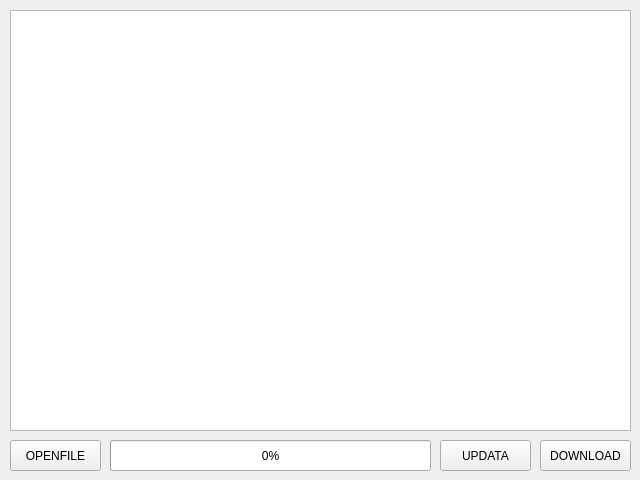
<?xml version="1.0" encoding="UTF-8"?>
<ui version="4.0">
 <class>Formwidget</class>
 <widget class="QWidget" name="Formwidget">
  <property name="geometry">
   <rect>
    <x>0</x>
    <y>0</y>
    <width>640</width>
    <height>480</height>
   </rect>
  </property>
  <property name="windowTitle">
   <string>Form</string>
  </property>
  <widget class="QTableWidget" name="tableWidget">
   <property name="geometry">
    <rect>
     <x>10</x>
     <y>10</y>
     <width>621</width>
     <height>421</height>
    </rect>
   </property>
  </widget>
  <widget class="QPushButton" name="UPDATA">
   <property name="geometry">
    <rect>
     <x>440</x>
     <y>440</y>
     <width>91</width>
     <height>31</height>
    </rect>
   </property>
   <property name="text">
    <string>UPDATA</string>
   </property>
  </widget>
  <widget class="QPushButton" name="DOWNLOAD">
   <property name="geometry">
    <rect>
     <x>540</x>
     <y>440</y>
     <width>91</width>
     <height>31</height>
    </rect>
   </property>
   <property name="text">
    <string>DOWNLOAD</string>
   </property>
  </widget>
  <widget class="QPushButton" name="OPENFILE">
   <property name="geometry">
    <rect>
     <x>10</x>
     <y>440</y>
     <width>91</width>
     <height>31</height>
    </rect>
   </property>
   <property name="text">
    <string>OPENFILE</string>
   </property>
  </widget>
  <widget class="QProgressBar" name="progressBar">
   <property name="geometry">
    <rect>
     <x>110</x>
     <y>440</y>
     <width>321</width>
     <height>31</height>
    </rect>
   </property>
   <property name="value">
    <number>0</number>
   </property>
  </widget>
  <action name="actionFIXED">
   <property name="checkable">
    <bool>true</bool>
   </property>
   <property name="text">
    <string>FIXED</string>
   </property>
  </action>
  <action name="actionFLOAT">
   <property name="checkable">
    <bool>true</bool>
   </property>
   <property name="text">
    <string>FLOAT</string>
   </property>
  </action>
  <action name="actionFIXED_FLOAT">
   <property name="checkable">
    <bool>true</bool>
   </property>
   <property name="text">
    <string>FIXED/FLOAT</string>
   </property>
  </action>
  <action name="actionPERADD">
   <property name="checkable">
    <bool>true</bool>
   </property>
   <property name="text">
    <string>(+%)</string>
   </property>
  </action>
  <action name="actionPERRED">
   <property name="checkable">
    <bool>true</bool>
   </property>
   <property name="text">
    <string>(-%)</string>
   </property>
  </action>
  <action name="clerk_actionVoid">
   <property name="checkable">
    <bool>true</bool>
   </property>
   <property name="text">
    <string>void</string>
   </property>
  </action>
  <action name="clerk_actionCorrect">
   <property name="checkable">
    <bool>true</bool>
   </property>
   <property name="text">
    <string>correct</string>
   </property>
  </action>
  <action name="clerk_actionCancle">
   <property name="checkable">
    <bool>true</bool>
   </property>
   <property name="text">
    <string>cancle</string>
   </property>
  </action>
  <action name="clerk_actionReturn">
   <property name="checkable">
    <bool>true</bool>
   </property>
   <property name="text">
    <string>return</string>
   </property>
  </action>
  <action name="clerk_actionDisc">
   <property name="checkable">
    <bool>true</bool>
   </property>
   <property name="text">
    <string>disc</string>
   </property>
  </action>
  <action name="clerk_actionAdd">
   <property name="checkable">
    <bool>true</bool>
   </property>
   <property name="text">
    <string>add</string>
   </property>
  </action>
  <action name="clerk_actionAmountdisc">
   <property name="checkable">
    <bool>true</bool>
   </property>
   <property name="text">
    <string>amountdisc</string>
   </property>
  </action>
  <action name="clerk_actionTrain">
   <property name="checkable">
    <bool>true</bool>
   </property>
   <property name="text">
    <string>train</string>
   </property>
  </action>
 </widget>
 <resources/>
 <connections/>
</ui>
